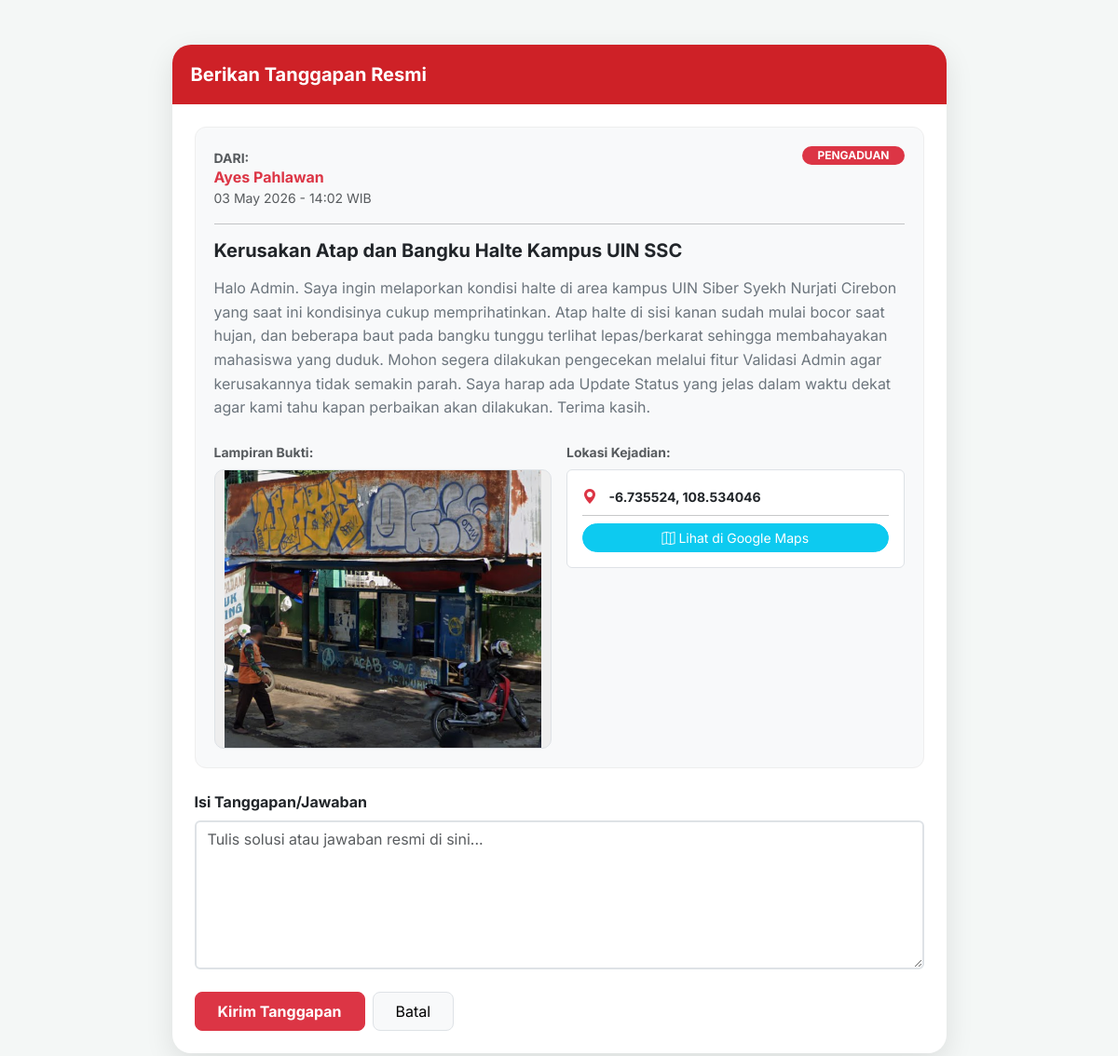
Screenshot of /admin/balas_laporan.php?id=18 (signed in) with the database file from the repository.
### tables this page shows
CREATE TABLE `laporan` (
  `id_laporan` int(11) NOT NULL,
  `id_user` int(11) NOT NULL,
  `judul` varchar(200) NOT NULL,
  `isi_laporan` text NOT NULL,
  `kategori` enum('PENGADUAN','ASPIRASI') NOT NULL,
  `foto` varchar(255) DEFAULT NULL,
  `lokasi` varchar(255) DEFAULT NULL,
  `status` enum('pending','proses','selesai','ditolak') DEFAULT 'pending',
  `created_at` timestamp NOT NULL DEFAULT current_timestamp()
);

CREATE TABLE `users` (
  `id_user` int(11) NOT NULL,
  `nama_lengkap` varchar(100) NOT NULL,
  `username` varchar(50) NOT NULL,
  `password` varchar(255) NOT NULL,
  `level` enum('admin','user') NOT NULL,
  `points` int(11) DEFAULT 0
);

### admin/balas_laporan.php (the view, shortened to what this page needs)
<?php
include '../koneksi.php';
$id_laporan = mysqli_real_escape_string($conn, $_GET['id']);
$query = mysqli_query($conn, "SELECT laporan.*, users.nama_lengkap
                              FROM laporan
                              JOIN users ON laporan.id_user = users.id_user
                              WHERE id_laporan = '$id_laporan'");
$data = mysqli_fetch_assoc($query);
?>
<!DOCTYPE html>
<html lang="id">
<head>
    <link href="https://cdn.jsdelivr.net/npm/bootstrap@5.3.0/dist/css/bootstrap.min.css" rel="stylesheet">
    <link rel="stylesheet" href="https://cdn.jsdelivr.net/npm/bootstrap-icons@1.11.1/font/bootstrap-icons.css">
</head>
<body>
    <div class="container py-5">
        <div class="row justify-content-center">
            <div class="col-md-9">
                <div class="card card-custom">
                    <div class="header-red">
                        <h5 class="mb-0 fw-bold">Berikan Tanggapan Resmi</h5>
                    </div>
                    <div class="card-body p-4">
                        <div class="detail-box mb-4">
                            <div class="d-flex justify-content-between align-items-start mb-3">
                                <div>
                                    <small class="text-muted text-uppercase fw-bold">Dari:</small>
                                    <h6 class="fw-bold mb-0 text-danger"><?= $data['nama_lengkap']; ?></h6>
                                    <small class="text-muted"><?= date('d F Y - H:i', strtotime($data['created_at'])); ?> WIB</small>
                                </div>
                                <span class="badge bg-danger rounded-pill px-3"><?= $data['kategori']; ?></span>
                            </div>
                            <hr>
                            <h5 class="fw-bold mb-3 text-dark"><?= $data['judul']; ?></h5>
                            <p class="text-secondary mb-4" style="line-height: 1.6; white-space: pre-line;"><?= $data['isi_laporan']; ?></p>
                            <div class="row g-3">
                                <?php if(!empty($data['foto'])): ?>
                                <div class="col-md-6">
                                    <label class="small fw-bold text-muted d-block mb-2">Lampiran Bukti:</label>
                                    <img src="../assets/img/<?= $data['foto']; ?>" class="img-fluid img-preview w-100 border">
                                </div>
                                <?php endif; ?>
                                <?php if(!empty($data['lokasi'])): ?>
                                <div class="col-md-6">
                                    <label class="small fw-bold text-muted d-block mb-2">Lokasi Kejadian:</label>
                                    <div class="p-3 bg-white border rounded">
                                        <i class="bi bi-geo-alt-fill text-danger me-2"></i>
                                        <span class="small fw-bold text-dark"><?= $data['lokasi']; ?></span>
                                        <hr class="my-2">
                                        <a href="https://www.google.com/maps?q=<?= $data['lokasi']; ?>" target="_blank" class="btn btn-sm btn-info text-white w-100 rounded-pill">
                                            <i class="bi bi-map"></i> Lihat di Google Maps
                                        </a>
                                    </div>
                                </div>
                                <?php endif; ?>
                            </div>
                        </div>
                        <form action="proses_balas.php" method="POST">
                            <div class="mb-4">
                                <label class="form-label fw-bold">Isi Tanggapan/Jawaban</label>
                                <textarea name="tanggapan" class="form-control shadow-none border-2" rows="6" placeholder="Tulis solusi atau jawaban resmi di sini..." required></textarea>
                            </div>
                            <div class="d-flex gap-2">
                                <button type="submit" name="kirim_balasan" class="btn btn-danger px-4 py-2 fw-bold rounded-3">Kirim Tanggapan</button>
                                <a href="validasi_admin.php" class="btn btn-light border px-4 py-2 rounded-3">Batal</a>
                            </div>
                        </form>
                    </div>
                </div>
            </div>
        </div>
    </div>
</body>
</html>

### admin/balas_laporan.php (style rules this page uses)
body { background-color: #f4f7f6; font-family: 'Inter', sans-serif; }
.card-custom { border: none; border-radius: 20px; box-shadow: 0 10px 30px rgba(0,0,0,0.1); overflow: hidden; }
.header-red { background-color: #ce2127; color: white; padding: 20px; }
.detail-box { background: #f8f9fa; border-radius: 12px; padding: 20px; border: 1px solid #eee; }
.img-preview { max-height: 300px; object-fit: contain; border-radius: 10px; background: #eee; }

### rows the page displays
laporan: id_user.nama_lengkap "Ayes Pahlawan", created_at "03 May 2026 - 14:02", kategori "PENGADUAN", judul "Kerusakan Atap dan Bangku Halte Kampus UIN SSC", isi_laporan "Halo Admin. Saya ingin melaporkan kondisi halte di area kampus UIN Siber Syekh Nurjati Cirebon yang saat ini kondisinya cukup memprihatinkan. Atap halte di sisi kanan sudah mulai bocor saat hujan, dan beberapa baut pada bangku tunggu terlihat lepas/berkarat sehingga membahayakan mahasiswa yang duduk. Mohon segera dilakukan pengecekan melalui fitur Validasi Admin agar kerusakannya tidak semakin parah. Saya harap ada Update Status yang jelas dalam waktu dekat agar kami tahu kapan perbaikan akan dilakukan. Terima kasih.", foto (picture), lokasi "-6.735524, 108.534046"
